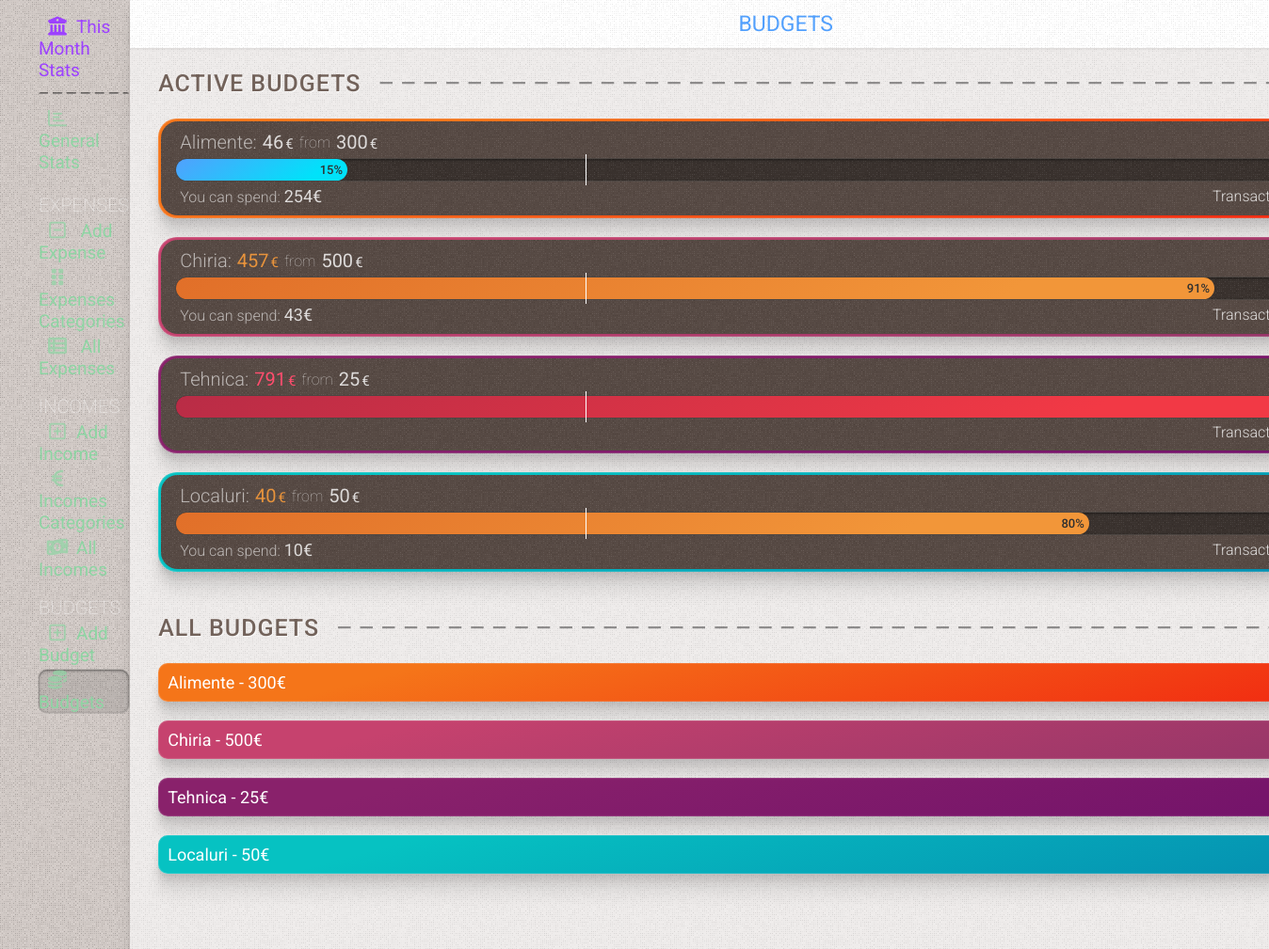
The app's page /budgets with its own data.
### tables this page shows
CREATE TABLE budget
(
    id       INTEGER PRIMARY KEY AUTOINCREMENT,
    amount   REAL    NOT NULL,
    category INTEGER NOT NULL

);

### app.py (the view)
@app.route('/budgets')
def budgets():
    conn = get_db_connection()
    budgets2 = conn.execute(
        "SELECT SUM(sum) as su, "
        "budget.id as bid, "
        "categories.name as categor, "
        "categories.color as color, "
        "budget.amount as amount, "
        "COUNT(sum) as cnt "
        "FROM  expenses "
        "LEFT JOIN categories on categories.id = expenses.category "
        "LEFT JOIN budget on categories.id = budget.category "
        "WHERE strftime('%m.%Y', date) = strftime('%m.%Y','now') and amount != '' "
        "GROUP BY bid"
    ).fetchall()
    all_budgets = conn.execute(
        "SELECT  "
        "budget.id as bid, "
        "categories.name as categor, "
        "categories.color as color, "
        "budget.amount as amount "
        "FROM budget "
        "LEFT JOIN categories on categories.id = budget.category "
        "GROUP BY bid"
    ).fetchall()
    conn.close()
    now = datetime.now()
    days_in_month = calendar.monthrange(now.year, now.month)[1]
    current_day = datetime.now().day
    return render_template('budgets.html', title='Budgets', budgets2=budgets2, all_budgets=all_budgets,
                           gradient='text-gradient-blue', days_in_month=days_in_month, current_day=current_day)

### app.py (called while the page is built)
def get_db_connection():
    conn = sqlite3.connect('static/database.db')
    conn.row_factory = sqlite3.Row
    return conn

### templates/budgets.html (shortened to what this page needs)
{% extends 'base.html' %} {% block content %}
	<div class="page_title {{ gradient }}" >
		<span >{% block title %} {{ title }} {% endblock %}</span >
	</div >
	<div class="content" >
		<div class=" cards flex-1 mx-auto" >
			<div class="divider-title mt-0" ><span >Active Budgets</span ></div >
			<div class="budgets " >
				{% for su, bid, categor, color, amount, cnt in budgets2 %}
					<div class="flex mt-20" >
						<div class="budget-wrap  {{ color }}" >
							<div class="budget-wrap-span" >
								{% set per = su * 100 / amount %}
								{% set today = current_day * 100 / days_in_month %}
								<div class="budget-header subtitle2" >
									<div class="budget-title" >{{ categor }}:</div >
									<div class="budget-su {% if per > 100 %} over{% endif %}
									{% if 75 < per < 100 %} startover{% endif %}" >{{ su|int }} <span >&euro;</span ></div >
									<div class="budget-from" >from</div >
									<div class="budget-amount" >{{ amount|int }}<span >&euro;</span ></div >
								</div >
								<div class="budget-progress" >
									<div class="progress
									{% if per > 100 %} over{% endif %}
									{% if 75 < per < 100 %} startover{% endif %}
									" style="width:{{ per|int }}%" >{{ per|int }}%
									</div >
									<div class="budget-progress-hide" >
									</div >
								</div >
								<div class="flex items-center flex-wrap" >
									<div class="budget-can-spend mt-5 ml-5" >
										{% set remained = amount - su %}
										{% if remained > 0 %}You can spend: <strong >{{ remained|int }}&euro;</strong > {% endif %}
									</div >
									<div class="budget-transactions ml-auto" >Transactions: <strong > {{ cnt }}</strong ></div >
								</div >
							</div >
						</div >
					</div >
				{% endfor %}
			</div >
			<div class="divider-title mt-42 " ><span >All Budgets</span ></div >
			<div class="all-budgets" >
				{% for bid, categor, color, amount in all_budgets %}
					<div class="all-budgets-item flex items-center {{ color }}" >
						{{ categor }} - {{ amount|int }}&euro;
					</div >
				{% endfor %}
			</div >
		</div >
	</div >
{% endblock %}

### static/css/mmenu.css (style rules this page uses)
:root { --mm-line-height: 20px; --mm-listitem-size: 38px; --mm-navbar-size: 44px; --mm-offset-top: 0; --mm-offset-right: 0; --mm-offset-bottom: 0; --mm-offset-left: 0; --mm-color-border: rgba(0, 0, 0, 0.1); --mm-color-button: rgba(0, 0, 0, 0.3); --mm-color-text: rgba(0, 0, 0, 0.75); --mm-color-text-dimmed: rgba(0, 0, 0, 0.3); --mm-color-background: #f3f3f3; --mm-color-background-highlight: rgba(0, 0, 0, 0.05); --mm-color-background-emphasis: rgba(255, 255, 255, 0.4); --mm-shadow: 0 0 10px rgba(0, 0, 0, 0.3) }
:root { --mm-iconbar-size: 50px }
:root { --mm-iconpanel-size: 50px }
:root { --mm-sidebar-collapsed-size: 50px; --mm-sidebar-expanded-size: 440px }

### records on screen
budget: categor "Alimente", su "46", amount "300", per "15", remained "254"
budget: categor "Chiria", su "457", amount "500", per "91", remained "43"
budget: categor "Tehnica", su "791", amount "25", {{ per|int }} 3164 (drawn)
budget: categor "Localuri", su "40", amount "50", per "80", remained "10"

### other values on screen
{{ title }} "BUDGETS"
